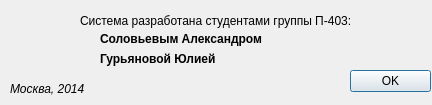
<?xml version="1.0" encoding="UTF-8"?>
<ui version="4.0">
 <class>Dialog</class>
 <widget class="QDialog" name="Dialog">
  <property name="geometry">
   <rect>
    <x>0</x>
    <y>0</y>
    <width>432</width>
    <height>105</height>
   </rect>
  </property>
  <property name="windowTitle">
   <string>Dialog</string>
  </property>
  <widget class="QDialogButtonBox" name="buttonBox">
   <property name="geometry">
    <rect>
     <x>350</x>
     <y>70</y>
     <width>81</width>
     <height>301</height>
    </rect>
   </property>
   <property name="orientation">
    <enum>Qt::Vertical</enum>
   </property>
   <property name="standardButtons">
    <set>QDialogButtonBox::Ok</set>
   </property>
  </widget>
  <widget class="QLabel" name="label">
   <property name="geometry">
    <rect>
     <x>10</x>
     <y>10</y>
     <width>71</width>
     <height>81</height>
    </rect>
   </property>
   <property name="text">
    <string/>
   </property>
   <property name="pixmap">
    <pixmap>../build-Kirillov-Desktop_Qt_5_3_GCC_64bit-Debug/1415750810_79904.ico</pixmap>
   </property>
  </widget>
  <widget class="QLabel" name="label_2">
   <property name="geometry">
    <rect>
     <x>80</x>
     <y>10</y>
     <width>341</width>
     <height>21</height>
    </rect>
   </property>
   <property name="text">
    <string>Система разработана студентами группы П-403:</string>
   </property>
   <property name="wordWrap">
    <bool>true</bool>
   </property>
  </widget>
  <widget class="QLabel" name="label_3">
   <property name="geometry">
    <rect>
     <x>100</x>
     <y>30</y>
     <width>201</width>
     <height>17</height>
    </rect>
   </property>
   <property name="font">
    <font>
     <weight>75</weight>
     <bold>true</bold>
    </font>
   </property>
   <property name="text">
    <string>Соловьевым Александром</string>
   </property>
  </widget>
  <widget class="QLabel" name="label_4">
   <property name="geometry">
    <rect>
     <x>100</x>
     <y>50</y>
     <width>201</width>
     <height>17</height>
    </rect>
   </property>
   <property name="font">
    <font>
     <weight>75</weight>
     <bold>true</bold>
    </font>
   </property>
   <property name="text">
    <string>Гурьяновой Юлией</string>
   </property>
  </widget>
  <widget class="QLabel" name="label_5">
   <property name="geometry">
    <rect>
     <x>10</x>
     <y>80</y>
     <width>111</width>
     <height>17</height>
    </rect>
   </property>
   <property name="font">
    <font>
     <italic>true</italic>
    </font>
   </property>
   <property name="text">
    <string>Москва, 2014</string>
   </property>
  </widget>
 </widget>
 <resources/>
 <connections>
  <connection>
   <sender>buttonBox</sender>
   <signal>rejected()</signal>
   <receiver>Dialog</receiver>
   <slot>reject()</slot>
   <hints>
    <hint type="sourcelabel">
     <x>316</x>
     <y>260</y>
    </hint>
    <hint type="destinationlabel">
     <x>286</x>
     <y>274</y>
    </hint>
   </hints>
  </connection>
  <connection>
   <sender>buttonBox</sender>
   <signal>accepted()</signal>
   <receiver>Dialog</receiver>
   <slot>accept()</slot>
   <hints>
    <hint type="sourcelabel">
     <x>248</x>
     <y>254</y>
    </hint>
    <hint type="destinationlabel">
     <x>157</x>
     <y>274</y>
    </hint>
   </hints>
  </connection>
 </connections>
</ui>
